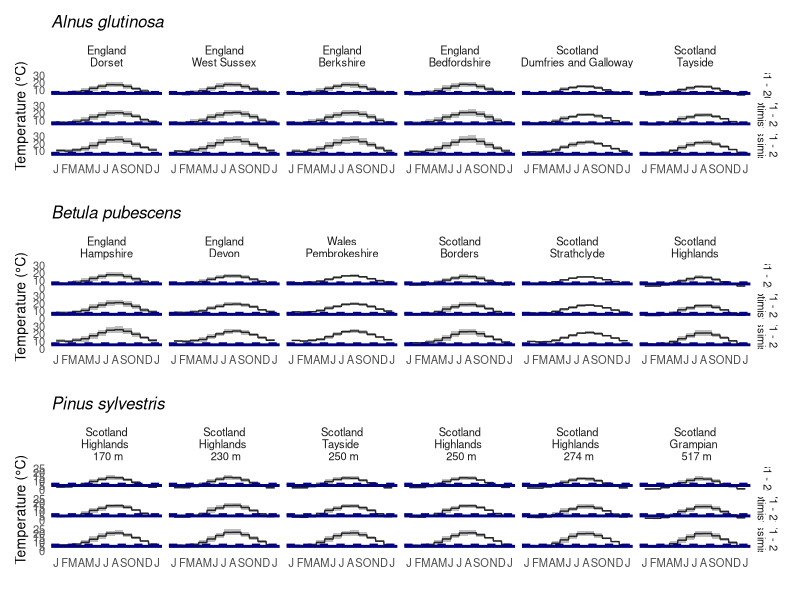

Write R code to recreate this figure. (Note: this script raises an error after producing the figure.)
library(dplyr)
library(tidyr)
library(tidyverse)
library(ggplot2)
library(lubridate)
library(cowplot)
library(patchwork)


# import environmental data ----------------------------------------------------
env1 = read.csv("data/csv/environment_data.csv")
env2 = read.csv("data/csv/environment_data_temp_n_water.csv")
env2 <- env2 %>%
  dplyr::select(-dplyr::starts_with("CHELSA_tas")) %>%
  rename(serial_number = Serial.No)  

env = env1 %>%
  left_join(., env2)

rm(env1, env2)

env <- env %>%
  rename(fcf_1981.2010_CHELSA = CHELSA_fcf_1981.2010) 


env_long <- env %>%
  pivot_longer(
    cols = starts_with("CHELSA") | starts_with("ssp126_") | starts_with("ssp585_") | starts_with("soil_temp"),
    names_to = c("variable", "month", "year"),
    names_pattern = "(CHELSA_[^_]+|ssp126_[^_]+|ssp585_[^_]+|soil_temp_0_5_cm_month)_(\\d{2})(?:_(.*))?",
    values_to = "value"
  ) %>%
  mutate(
    year = ifelse(year == "" & grepl("soil", variable), "1981.2010", 
                  ifelse(year == "", "2071.2100", year)), ## this is not the correct year range for soil
    month = as.numeric(month)
  )


env_long = env_long %>%
  dplyr::select(-year)


# Separate the environmental variable and the time component
env_wide <- env_long %>%
  pivot_wider(
    names_from = "variable",
    values_from = "value"
  )

# import heatsum results -------------------------------------------------------

output0 <- read.csv("output/csv/heatsum_from_collect_present.csv")
output0$start <- "Dispersal"
output0$type <- "1981 - 2010" # "max

output1 <- read.csv("output/csv/heatsum_from_Jan01_present.csv")
output1$start <- "Jan"
output1$type <- "1981 - 2010" #"max"

output2 <- read.csv("output/csv/heatsum_from_collect_ssp126.csv")
output2$start <- "Dispersal"
output2$type <- "2071 - 2100 (optimistic)"

output3 <- read.csv("output/csv/heatsum_from_Jan01_ssp126.csv")
output3$start <- "Jan"
output3$type <- "2071 - 2100 (optimistic)"

output4 <- read.csv("output/csv/heatsum_from_collect_ssp585.csv")
output4$start <- "Dispersal"
output4$type <- "2071 - 2100 (pessimistic)"

output5 <- read.csv("output/csv/heatsum_from_Jan01_ssp585.csv")
output5$start <- "Jan"
output5$type <- "2071 - 2100 (pessimistic)"

df = rbind(output0, output1, output2, output3, output4, output5)

df$date <- as.Date(df$date)
df$month <- month(df$date)

rm(list = paste0("output", 0:5))

dat = merge(df, env_wide, by=c("serial_number","Genus","Species", "month"))
dat$cumulative_heat_sum = ifelse(dat$q50 == 1, NA, dat$cumulative_heat_sum)

# ------------------------------------------------------------------------------
# PLOT MONTHLY TEMPERATURE AND COLD STRAT (PURPLE LINES) 
## supplementary figure

## Alnus glutinosa -------------------------------------------------------------
plot_dat = dat %>%
  filter(Genus == "Alnus" & Species == "glutinosa" & mod == "modGR_Ex" & start == "Jan") %>%
  arrange(lat_dd)

plot_dat$serial_number <- factor(plot_dat$serial_number, levels = unique(plot_dat$serial_number))

plot_dat$Geographical.Location <- sub("^UK:", "", plot_dat$Geographical.Location)
plot_dat$Geographical.Location <- sub(":", "\n", plot_dat$Geographical.Location)

plot_dat$type <- sub(" (", "\n(", plot_dat$type, fixed = T)

plot_dat <- plot_dat %>%
  mutate(tasmin = case_when(
    type == "1981 - 2010" ~ CHELSA_tasmin,
    type == "2071 - 2100\n(optimistic)" ~ ssp126_tasmin,
    type == "2071 - 2100\n(pessimistic)" ~ ssp585_tasmin
  ))

plot_dat %>%
  group_by(serial_number, month, type) %>%
  summarise(
    tasmin = unique(tasmin)  
  )

## ordering by latitude (Alnus and Betula)

loc_labels <- plot_dat %>%
  group_by(serial_number) %>%
  summarise(Geographical.Location = unique(Geographical.Location)) %>%
  distinct(serial_number, Geographical.Location) %>%
  deframe()

plot_temp_alnus = ggplot(plot_dat, aes(x = date)) +
   facet_grid(type ~ serial_number, scales = "fixed", labeller = labeller(serial_number = loc_labels)) +
   geom_line(aes(y = T_mean, color = "T_mean"), linewidth = 0.5, colour = "grey15") +
   geom_ribbon(aes(ymax = T_max, ymin = T_min), fill = "grey15", alpha = 0.3) +
   geom_hline(aes(yintercept = 5), linewidth = 1, alpha = 1, colour = "navy") + 
   geom_hline(aes(yintercept = 7), linewidth = 0.7, linetype = "dashed", alpha = 1, colour = "navy") +
   ggtitle(paste(unique(plot_dat$Genus), unique(plot_dat$Species), sep = " ")) +
   
   # Scale for the primary y-axis (cumulative_heat_sum)
   scale_y_continuous(name = "Temperature (°C)") +
   scale_x_date(name = "", date_labels = "%b", date_breaks = "1 month") +
   theme_minimal(base_size = 10) +
   theme(
     plot.title = element_text(size = 12, face = "italic"), #vjust = -8
     panel.grid = element_blank(),
     title = element_text(size = 8),
     panel.grid.minor = element_blank(),
     axis.title.y = element_text(size = 10),
     plot.background = element_rect(fill = "white", colour = NA)
   )

plot_temp_alnus = plot_temp_alnus + scale_x_date(name = "", date_breaks = "1 month", labels = function(x) substr(month.abb[as.POSIXlt(x)$mon + 1], 1, 1))

# file_name <- sprintf("output/imgs/Fig_SI_monthly_temperature_%s_%s.png", unique(plot_dat$Genus), unique(plot_dat$Species))
# ggsave(file_name, plot_temp_alnus, width = 10, height = 7, units = "in")


## Betula pubescens ------------------------------------------------------------

plot_dat = dat %>%
  filter(Genus == "Betula" & Species == "pubescens" & mod == "modGR_Ex" & start == "Jan") %>%
  arrange(lat_dd)

plot_dat$serial_number <- factor(plot_dat$serial_number, levels = unique(plot_dat$serial_number))

plot_dat$Geographical.Location <- sub("^UK:", "", plot_dat$Geographical.Location)
plot_dat$Geographical.Location <- sub(":", "\n", plot_dat$Geographical.Location)

plot_dat$type <- sub(" (", "\n(", plot_dat$type, fixed = T)

plot_dat <- plot_dat %>%
  mutate(tasmin = case_when(
    type == "1981 - 2010" ~ CHELSA_tasmin,
    type == "2071 - 2100\n(optimistic)" ~ ssp126_tasmin,
    type == "2071 - 2100\n(pessimistic)" ~ ssp585_tasmin
  ))

plot_dat %>%
  group_by(serial_number, month, type) %>%
  summarise(
    tasmin = unique(tasmin)  
  )

## ordering by latitude (Alnus and Betula)

loc_labels <- plot_dat %>%
  group_by(serial_number) %>%
  summarise(Geographical.Location = unique(Geographical.Location)) %>%
  distinct(serial_number, Geographical.Location) %>%
  deframe()

plot_temp_betula = ggplot(plot_dat, aes(x = date)) +
    facet_grid(type ~ serial_number, scales = "fixed", labeller = labeller(serial_number = loc_labels)) +
    geom_line(aes(y = T_mean, color = "T_mean"), linewidth = 0.5, colour = "grey15") +
    geom_ribbon(aes(ymax = T_max, ymin = T_min), fill = "grey15", alpha = 0.3) +
    geom_hline(aes(yintercept = 5), linewidth = 1, alpha = 1, colour = "navy") + 
    geom_hline(aes(yintercept = 7), linewidth = 0.7, linetype = "dashed", alpha = 1, colour = "navy") +
    ggtitle(paste(unique(plot_dat$Genus), unique(plot_dat$Species), sep = " ")) +
    
    # Scale for the primary y-axis (cumulative_heat_sum)
    scale_y_continuous(name = "Temperature (°C)") +
    scale_x_date(name = "", date_labels = "%b", date_breaks = "1 month") +
    theme_minimal(base_size = 10) +
    theme(
      plot.title = element_text(size = 12, face = "italic"), #vjust = -8
      panel.grid = element_blank(),
      title = element_text(size = 8),
      panel.grid.minor = element_blank(),
      axis.title.y = element_text(size = 10),
      plot.background = element_rect(fill = "white", colour = NA)
    )

plot_temp_betula = plot_temp_betula + scale_x_date(name = "", date_breaks = "1 month", labels = function(x) substr(month.abb[as.POSIXlt(x)$mon + 1], 1, 1))

# file_name <- sprintf("output/imgs/Fig_SI_monthly_temperature_%s_%s.png", unique(plot_dat$Genus), unique(plot_dat$Species))
# ggsave(file_name, plot_temp_betula, width = 10, height = 7, units = "in")


# Pinus sylvestris -------------------------------------------------------------

plot_dat = dat %>%
  filter(Genus == "Pinus" & Species == "sylvestris" & mod == "modGR_Ex" & start == "Jan") %>%
  arrange(Altitude)

#unique(plot_dat$Geographical.Location)
plot_dat$serial_number <- factor(plot_dat$serial_number, levels = unique(plot_dat$serial_number))

plot_dat$Geographical.Location <- sub("^UK:", "", plot_dat$Geographical.Location)
plot_dat$Geographical.Location <- sub(":", "\n", plot_dat$Geographical.Location)

plot_dat$type <- sub(" (", "\n(", plot_dat$type, fixed = T)

plot_dat <- plot_dat %>%
  mutate(tasmin = case_when(
    type == "1981 - 2010" ~ CHELSA_tasmin,
    type == "2071 - 2100\n(optimistic)" ~ ssp126_tasmin,
    type == "2071 - 2100\n(pessimistic)" ~ ssp585_tasmin
  ))

plot_dat %>%
  group_by(serial_number, month, type) %>%
  summarise(
  tasmin = unique(tasmin)  
  )

# Order by altitude

loc_labels <- plot_dat %>%
  group_by(serial_number) %>%
  summarise(Geographical.Location = paste(unique(Geographical.Location), "\n", as.character(unique(Altitude)),"m")) %>% #, unique(serial_number)
  distinct(serial_number, Geographical.Location) %>%
  deframe()

plot_temp_pinus = ggplot(plot_dat, aes(x = date)) +
    facet_grid(type ~ serial_number, scales = "fixed", labeller = labeller(serial_number = loc_labels)) +
    geom_line(aes(y = T_mean, color = "T_mean"), linewidth = 0.5, colour = "grey15") +
    geom_ribbon(aes(ymax = T_max, ymin = T_min), fill = "grey15", alpha = 0.3) +
    geom_hline(aes(yintercept = 5), linewidth = 1, alpha = 1, colour = "navy") + 
    geom_hline(aes(yintercept = 7), linewidth = 0.7, linetype = "dashed", alpha = 1, colour = "navy") +
    ggtitle(paste(unique(plot_dat$Genus), unique(plot_dat$Species), sep = " ")) +
    
    # Scale for the primary y-axis (cumulative_heat_sum)
    scale_y_continuous(name = "Temperature (°C)") +
    scale_x_date(name = "", date_labels = "%b", date_breaks = "1 month") +
    theme_minimal(base_size = 10) +
    theme(
      plot.title = element_text(size = 12, face = "italic"), #vjust = -8
      panel.grid = element_blank(),
      title = element_text(size = 8),
      panel.grid.minor = element_blank(),
      axis.title.y = element_text(size = 10),
      plot.background = element_rect(fill = "white", colour = NA)
    )

plot_temp_pinus = plot_temp_pinus + scale_x_date(name = "", date_breaks = "1 month", labels = function(x) substr(month.abb[as.POSIXlt(x)$mon + 1], 1, 1))

# file_name <- sprintf("output/imgs/Fig_SI_monthly_temperature_%s_%s.png", unique(plot_dat$Genus), unique(plot_dat$Species))
# ggsave(file_name, plot_temp_pinus, width = 10, height = 7, units = "in")

plot_temps = plot_temp_alnus / plot_temp_betula / plot_temp_pinus
ggsave("output/imgs/Fig_SI_monthly_temperature_stratification.png", plot_temps, width = 8, height = 12, units = "in")


# ------------------------------------------------------------------------------
# Prepare data to plot heat sum for each population at each location
## Supplementary figure

# ------------------------------------------------------------------------------
# COLD STRAT risk

names(dat)

dat$strat_temp_cutoff = 7 # 5C (+ 2C of incubator upper limit variation) 

dat1 <- dat %>%
  pivot_longer(cols = starts_with("CHELSA_tas") | starts_with("ssp126_tas") | starts_with("ssp585_tas"), 
               names_to = "scenario", 
               values_to = "tas") 

#checks whether dormancy is broken
df_filtered <- dat1 %>%
  filter(mod == "modGR_Ex"  & start == "Jan" & type == "1981 - 2010") %>%
  mutate(date = as.Date(date),
         month_year = format(date, "%Y-%m")) %>%
  group_by(serial_number, Genus, Species, month_year, lat_dd, Altitude, type, Geographical.Location, strat_temp_cutoff, scenario) %>%
  summarise(
  tas = unique(tas)) %>%
  filter(tas <= strat_temp_cutoff & (month_year == "2023-01" | month_year == "2023-02" | month_year == "2023-12") & (scenario == "ssp126_tas" | scenario == "ssp585_tas")) %>% #scenario == "CHELSA_tas" | 
  ungroup() %>%
group_by(serial_number, Genus, Species, scenario) %>%
  summarise(
    n = length(serial_number)
  )

df_filtered$serial_number <- as.factor(df_filtered$serial_number)

df_filtered$treat_time = ifelse(df_filtered$scenario == "ssp126_tas", "COLD - 2071 - 2100 (optimistic)" , NA)
df_filtered$treat_time = ifelse(df_filtered$scenario == "ssp585_tas", "COLD - 2071 - 2100 (pessimistic)" , df_filtered$treat_time)


# ------------------------------------------------------------------------------
# Prepare dataset for plot synthesis figures in script 3_3_graph_heatsum_synthesis

start_NS = "Dispersal"
start_COLD = "Jan"
mod1 = "modGR_Ex" #"modGR_BS"

plot_data <- dat %>%
  separate(Geographical.Location, into = c("Country", "Region", "Area"), sep = ":") %>%
    mutate(
      location = paste(Region, Area, sep = "\n"),
      location2 = paste(Region, Area, sep = " - "),
      serial_number = as.factor(serial_number),
      treat_time = paste(treat, type, sep = " - ")
      ) %>%
  
  # Arrange by lat_dd for Genus == "Betula" and Genus == "Alnus"
  group_by(Genus) %>%
  arrange(lat_dd) %>%
  mutate(
    location = if_else(Genus %in% c("Betula", "Alnus"), fct_reorder(location, lat_dd), location),
    serial_number = if_else(Genus %in% c("Betula", "Alnus"), fct_reorder(serial_number, lat_dd), serial_number)
  ) %>%
  ungroup() %>%
  
  # Arrange by Altitude for Genus == "Pinus"
  group_by(Genus) %>%
  arrange(Altitude) %>%
  mutate(
    location = if_else(Genus == "Pinus", fct_reorder(location, Altitude), location),
    serial_number = if_else(Genus == "Pinus", fct_reorder(serial_number, Altitude), serial_number)
  ) %>%
  ungroup() %>%
  
  # Apply the filter conditions
  filter(
    (treat == "NS" & start == start_NS & mod == mod1) |
      (treat == "COLD" & start == start_COLD & mod == mod1)
    )

plot_data$type
plot_data <- plot_data %>%
  full_join(df_filtered, by = c("serial_number", "Genus", "Species", "treat_time")) %>%
  mutate(
    show_in_plot = case_when(
      treat == "NS" ~ 1,
      type == "1981 - 2010" ~ 1,
      # this line is removing COLD in the population that NS germinates first
      # ONLY FOR GRAPH HEATSUM SYNTHESIS
      serial_number == "1010271" & treat == "COLD" & scenario == "ssp585_tas" ~ 0,
      !is.na(n) ~ 1,
      TRUE ~ 0
    )
  )

x = plot_data %>%
  group_by(serial_number, Genus, treat, type, lat_dd, Altitude, Region, Area) %>%
  summarise(
    show_in_plot = mean(show_in_plot)
  )

plot_data <- plot_data %>%
  dplyr::filter(show_in_plot == 1)


plot_data <- plot_data %>%
  mutate(serial_number = droplevels(serial_number))

total_species <- length(unique(plot_data$serial_number))
species_list <- unique(plot_data$serial_number)


y2 = ifelse(max(plot_data$T_max, na.rm = T) > max(plot_data$cumulative_heat_sum, na.rm = T)/80,
            max(plot_data$T_max, na.rm = T),
            max(plot_data$cumulative_heat_sum, na.rm = T)/80)
y2 = ifelse(max(plot_data$Tb, na.rm = T) > y2,
            max(plot_data$Tb, na.rm = T),
            y2)
x2 = min(plot_data$date)
x1 = max(plot_data$date)

unique(plot_data$treat_time)
plot_data$treat_time <- as.factor(plot_data$treat_time)
plot_data$treat_time <- factor(plot_data$treat_time, 
                               levels = c("COLD - 1981 - 2010",
                                          "COLD - 2071 - 2100 (optimistic)",
                                          "COLD - 2071 - 2100 (pessimistic)",
                                          "NS - 1981 - 2010",
                                          "NS - 2071 - 2100 (optimistic)",
                                          "NS - 2071 - 2100 (pessimistic)"))

save(plot_data,file="output/rda/plot_heatsum_data.Rda")
## Plot synthesis figures in script 3_3_graph_heatsum_synthesis

# ------------------------------------------------------------------------------
# Prepare dataset for individual figures in script 3_4_Figure_SI_heatsum

plot_data <- dat %>%
  separate(Geographical.Location, into = c("Country", "Region", "Area"), sep = ":") %>%
  mutate(
    location = paste(Region, Area, sep = "\n"),
    location2 = paste(Region, Area, sep = " - "),
    serial_number = as.factor(serial_number),
    treat_time = paste(treat, type, sep = " - ")
  ) %>%
  
  # Arrange by lat_dd for Genus == "Betula" and Genus == "Alnus"
  group_by(Genus) %>%
  arrange(lat_dd) %>%
  mutate(
    location = if_else(Genus %in% c("Betula", "Alnus"), fct_reorder(location, lat_dd), location),
    serial_number = if_else(Genus %in% c("Betula", "Alnus"), fct_reorder(serial_number, lat_dd), serial_number)
  ) %>%
  ungroup() %>%
  
  # Arrange by Altitude for Genus == "Pinus"
  group_by(Genus) %>%
  arrange(Altitude) %>%
  mutate(
    location = if_else(Genus == "Pinus", fct_reorder(location, Altitude), location),
    serial_number = if_else(Genus == "Pinus", fct_reorder(serial_number, Altitude), serial_number)
  ) %>%
  ungroup() %>%
  
  # Apply the filter conditions
  filter(
    (treat == "NS" & start == start_NS & mod == mod1) |
      (treat == "COLD" & start == start_COLD & mod == mod1)
  )

plot_data$type
plot_data <- plot_data %>%
  full_join(df_filtered, by = c("serial_number", "Genus", "Species", "treat_time")) %>%
  mutate(
    show_in_plot = case_when(
      treat == "NS" ~ 1,
      type == "1981 - 2010" ~ 1,
      # this line is removing COLD in the population that NS germinates first
      # ONLY FOR GRAPH HEATSUM SYNTHESIS
      # serial_number == "1010271" & treat == "COLD" & scenario == "ssp585_tas" ~ 0,
      !is.na(n) ~ 1,
      TRUE ~ 0
    )
  )

x = plot_data %>%
  group_by(serial_number, Genus, treat, type, lat_dd, Altitude, Region, Area) %>%
  summarise(
    show_in_plot = mean(show_in_plot)
  )

plot_data <- plot_data %>%
  dplyr::filter(show_in_plot == 1)


plot_data <- plot_data %>%
  mutate(serial_number = droplevels(serial_number))

total_species <- length(unique(plot_data$serial_number))
species_list <- unique(plot_data$serial_number)


y2 = ifelse(max(plot_data$T_max, na.rm = T) > max(plot_data$cumulative_heat_sum, na.rm = T)/80,
            max(plot_data$T_max, na.rm = T),
            max(plot_data$cumulative_heat_sum, na.rm = T)/80)
y2 = ifelse(max(plot_data$Tb, na.rm = T) > y2,
            max(plot_data$Tb, na.rm = T),
            y2)
x2 = min(plot_data$date)
x1 = max(plot_data$date)

unique(plot_data$treat_time)
plot_data$treat_time <- as.factor(plot_data$treat_time)
plot_data$treat_time <- factor(plot_data$treat_time, 
                               levels = c("COLD - 1981 - 2010",
                                          "COLD - 2071 - 2100 (optimistic)",
                                          "COLD - 2071 - 2100 (pessimistic)",
                                          "NS - 1981 - 2010",
                                          "NS - 2071 - 2100 (optimistic)",
                                          "NS - 2071 - 2100 (pessimistic)"))

save(plot_data,file="output/rda/plot_heatsum_individual_data.Rda")
## Plot individual figures in script 3_4_Figure_SI_heatsum
